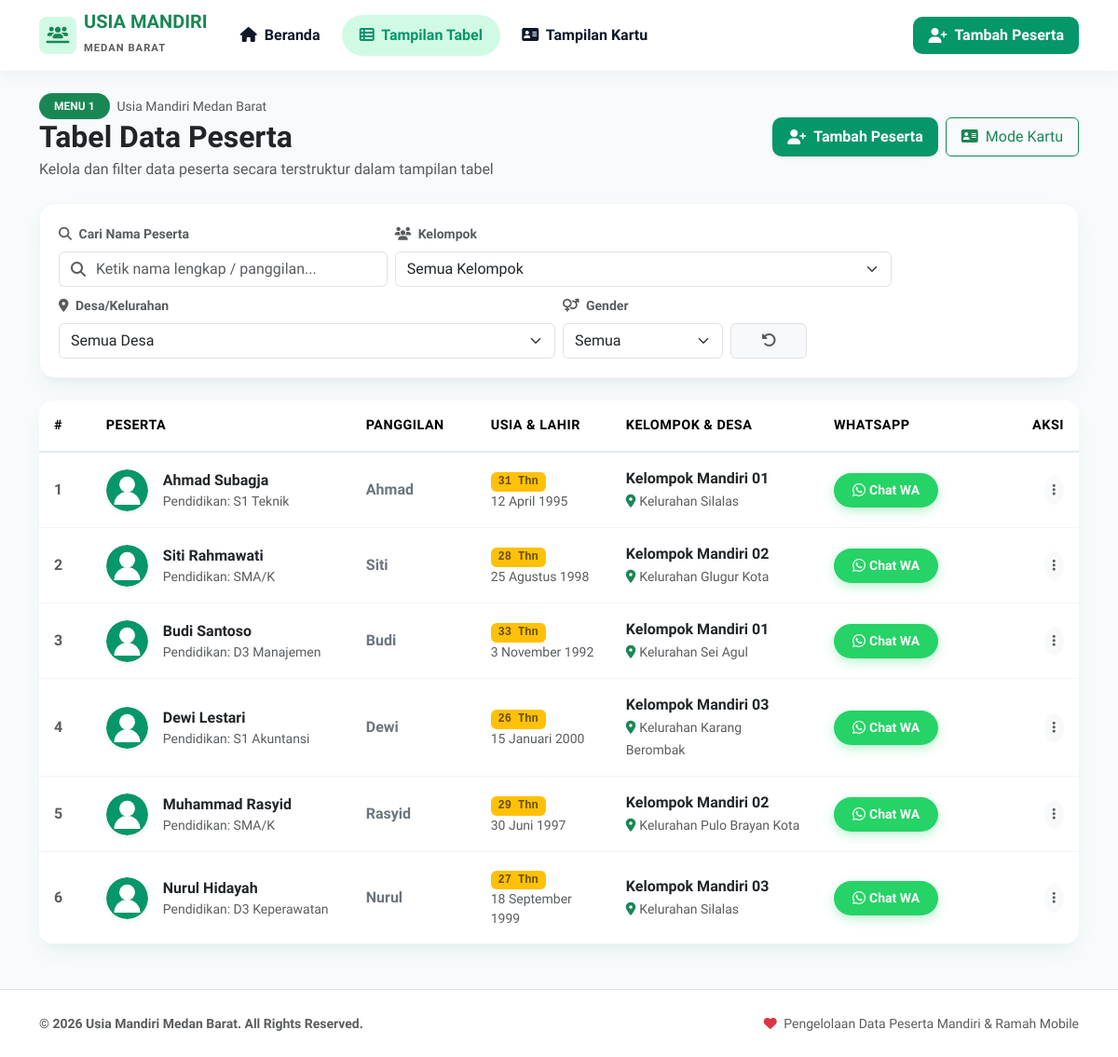
The page /tabel_peserta.php on the database its author committed.
### tables this page shows
CREATE TABLE `tb_peserta` (
  `id` INT(11) NOT NULL AUTO_INCREMENT,
  `nama_lengkap` VARCHAR(100) NOT NULL,
  `nama_panggilan` VARCHAR(50) NOT NULL,
  `tanggal_lahir` DATE NOT NULL,
  `usia` INT(3) NOT NULL,
  `no_wa` VARCHAR(20) NOT NULL,
  `kelompok` VARCHAR(50) NOT NULL,
  `desa` VARCHAR(50) NOT NULL,
  `jenis_kelamin` ENUM('Laki-laki','Perempuan') NOT NULL,
  `pendidikan_terakhir` VARCHAR(50) DEFAULT 'SMA/K',
  `foto` VARCHAR(255) DEFAULT 'default-avatar.png',
  `created_at` TIMESTAMP DEFAULT CURRENT_TIMESTAMP,
  PRIMARY KEY (`id`)
);

### config/koneksi.php (called while the page is built, shortened)
<?php
function format_wa_url($nomor, $nama = '') {
    $clean_no = preg_replace('/[^0-9]/', '', $nomor);
    if (substr($clean_no, 0, 1) === '0') {
        $clean_no = '62' . substr($clean_no, 1);
    }
    $pesan = urlencode("Halo " . $nama . ", saya menghubungi dari Pengelola Program Usia Mandiri Medan Barat.");
    return "https://wa.me/" . $clean_no . "?text=" . $pesan;
}
function format_tanggal_indo($tanggal) {
    $bulan_indo = [
        1 => 'Januari', 'Februari', 'Maret', 'April', 'Mei', 'Juni',
        'Juli', 'Agustus', 'September', 'Oktober', 'November', 'Desember'
    ];
    $split = explode('-', $tanggal);
    return (int)$split[2] . ' ' . $bulan_indo[(int)$split[1]] . ' ' . $split[0];
}

### tabel_peserta.php (the view, shortened to what this page needs)
<?php
require_once __DIR__ . '/includes/header.php';
require_once __DIR__ . '/includes/navbar.php';
$peserta_list = [];
if (isset($pdo)) {
    try {
        $stmt = $pdo->query("SELECT * FROM tb_peserta ORDER BY created_at DESC");
        $peserta_list = $stmt->fetchAll();
    } catch (PDOException $e) {
        $db_error = $e->getMessage();
    }
}
?>
<div class="container my-4">
    <div class="d-flex flex-column flex-md-row align-items-md-center justify-content-between mb-4 gap-3">
        <div>
            <div class="d-flex align-items-center gap-2">
                <span class="badge bg-success px-3 py-2 rounded-pill">MENU 1</span>
                <span class="text-muted small">Usia Mandiri Medan Barat</span>
            </div>
            <h2 class="fw-bold text-dark mb-1">Tabel Data Peserta</h2>
            <p class="text-muted mb-0">Kelola dan filter data peserta secara terstruktur dalam tampilan tabel</p>
        </div>
        <div class="d-flex gap-2">
            <a href="form_tambah.php" class="btn btn-primary-green px-3 py-2 shadow-sm d-flex align-items-center gap-2">
                <i class="fas fa-user-plus"></i>
                <span>Tambah Peserta</span>
            </a>
            <a href="kartu_peserta.php" class="btn btn-outline-success px-3 py-2">
                <i class="fas fa-address-card me-1"></i> Mode Kartu
            </a>
        </div>
    </div>
    <div class="filter-box">
        <div class="row g-2 align-items-end">
            <div class="col-12 col-md-4">
                <label class="form-label small fw-bold text-muted"><i class="fas fa-search me-1"></i> Cari Nama Peserta</label>
                <div class="input-group">
                    <span class="input-group-text bg-white border-end-0 text-muted"><i class="fas fa-search"></i></span>
                    <input type="text" id="filter_search" class="form-control border-start-0 ps-0" placeholder="Ketik nama lengkap / panggilan...">
                </div>
            </div>
            <div class="col-6 col-md-2-5">
                <label class="form-label small fw-bold text-muted"><i class="fas fa-users me-1"></i> Kelompok</label>
                <select id="filter_kelompok" class="form-select">
                    <option value="">Semua Kelompok</option>
                </select>
            </div>
            <div class="col-6 col-md-2-5">
                <label class="form-label small fw-bold text-muted"><i class="fas fa-map-marker-alt me-1"></i> Desa/Kelurahan</label>
                <select id="filter_desa" class="form-select">
                    <option value="">Semua Desa</option>
                </select>
            </div>
            <div class="col-6 col-md-2">
                <label class="form-label small fw-bold text-muted"><i class="fas fa-venus-mars me-1"></i> Gender</label>
                <select id="filter_gender" class="form-select">
                    <option value="">Semua</option>
                </select>
            </div>
            <div class="col-6 col-md-1 text-end">
                <button type="button" id="btn_reset_filter" class="btn btn-light w-100 border text-muted" title="Reset Filter">
                    <i class="fas fa-rotate-left"></i>
                </button>
            </div>
        </div>
    </div>
    <div class="table-responsive custom-table mb-4">
        <table class="table table-hover align-middle mb-0">
            <thead>
                <tr>
                    <th style="width: 5%;">#</th>
                    <th style="width: 25%;">Peserta</th>
                    <th style="width: 12%;">Panggilan</th>
                    <th style="width: 13%;">Usia & Lahir</th>
                    <th style="width: 20%;">Kelompok & Desa</th>
                    <th style="width: 15%;">WhatsApp</th>
                    <th style="width: 10%;" class="text-end">Aksi</th>
                </tr>
            </thead>
            <tbody id="peserta_table_body">
                <?php if (!empty($peserta_list)): ?>
                    <?php $no = 1; foreach ($peserta_list as $p):
                        $foto_path = (!empty($p['foto']) && file_exists(__DIR__ . '/uploads/peserta/' . $p['foto']))
                            ? 'uploads/peserta/' . $p['foto']
                            : 'assets/images/default-avatar.svg';
                    ?>
                        <tr class="item-peserta-row"
                            data-nama="<?= htmlspecialchars($p['nama_lengkap'] . ' ' . $p['nama_panggilan']) ?>"
                            data-kelompok="<?= htmlspecialchars($p['kelompok']) ?>"
                            data-desa="<?= htmlspecialchars($p['desa']) ?>"
                            data-gender="<?= htmlspecialchars($p['jenis_kelamin']) ?>">
                            <td class="fw-bold text-muted"><?= $no++ ?></td>
                            <td>
                                <div class="d-flex align-items-center gap-3">
                                    <img src="<?= $foto_path ?>" alt="Foto" class="rounded-circle shadow-sm" style="width: 45px; height: 45px; object-fit: cover;">
                                    <div>
                                        <div class="fw-bold text-dark"><?= htmlspecialchars($p['nama_lengkap']) ?></div>
                                        <small class="text-muted d-block fs-8">Pendidikan: <?= htmlspecialchars($p['pendidikan_terakhir']) ?></small>
                                    </div>
                                </div>
                            </td>
                            <td class="fw-semibold text-secondary">
                                <?= htmlspecialchars($p['nama_panggilan']) ?>
                            </td>
                            <td>
                                <span class="badge bg-warning bg-opacity-20 text-warning-emphasis text-dark font-monospace fw-bold me-1">
                                    <?= (int)$p['usia'] ?> Thn
                                </span>
                                <small class="text-muted d-block fs-8"><?= format_tanggal_indo($p['tanggal_lahir']) ?></small>
                            </td>
                            <td>
                                <div class="fw-semibold text-dark fs-7"><?= htmlspecialchars($p['kelompok']) ?></div>
                                <small class="text-muted"><i class="fas fa-location-dot text-success me-1"></i><?= htmlspecialchars($p['desa']) ?></small>
                            </td>
                            <td>
                                <a href="<?= format_wa_url($p['no_wa'], $p['nama_panggilan']) ?>" target="_blank" class="btn btn-whatsapp btn-sm d-inline-flex align-items-center gap-1">
                                    <i class="fab fa-whatsapp fs-6"></i>
                                    <span>Chat WA</span>
                                </a>
                            </td>
                            <td class="text-end">
                                <div class="dropdown">
                                    <button class="btn btn-light btn-sm rounded-circle" type="button" data-bs-toggle="dropdown" aria-expanded="false">
                                        <i class="fas fa-ellipsis-v text-muted"></i>
                                    </button>
                                </div>
                            </td>
                        </tr>
                    <?php endforeach; ?>
                <?php endif; ?>
            </tbody>
        </table>
    </div>
</div>
<?php require_once __DIR__ . '/includes/footer.php'; ?>

### assets/css/style.css (style rules this page uses)
:root { --primary-green: #059669; --primary-green-hover: #047857; --light-green: #d1fae5; --accent-yellow: #f59e0b; --accent-yellow-light: #fef3c7; --accent-yellow-hover: #d97706; --dark-text: #0f172a; --muted-text: #64748b; --bg-body: #f8fafc; --card-bg: #ffffff; --card-shadow: 0 10px 25px -5px rgba(5, 150, 105, 0.08), 0 8px 10px -6px rgba(0, 0, 0, 0.04); --hover-shadow: 0 20px 25px -5px rgba(5, 150, 105, 0.15), 0 10px 10px -5px rgba(0, 0, 0, 0.04); --border-radius-xl: 1.25rem; --border-radius-lg: 1rem; }
body { font-family: 'Plus Jakarta Sans', -apple-system, BlinkMacSystemFont, "Segoe UI", Roboto, sans-serif; background-color: var(--bg-body); color: var(--dark-text); min-height: 100vh; display: flex; flex-direction: column; }
.btn-whatsapp { background-color: #25d366; color: #ffffff; font-weight: 700; border: none; border-radius: 50rem; padding: 0.5rem 1.25rem; box-shadow: 0 4px 12px rgba(37, 211, 102, 0.3); transition: all 0.2s ease; }
.btn-primary-green { background-color: var(--primary-green); color: #ffffff; font-weight: 700; border: none; border-radius: 10px; transition: all 0.2s ease; }
.custom-table { border-radius: var(--border-radius-lg); overflow: hidden; box-shadow: var(--card-shadow); background: #ffffff; }
.custom-table thead { background-color: #f1f5f9; color: var(--dark-text); font-weight: 700; }
.custom-table th { border-bottom: 2px solid #e2e8f0; padding: 1rem; font-size: 0.9rem; text-transform: uppercase; letter-spacing: 0.5px; }
.custom-table td { padding: 1rem; vertical-align: middle; border-bottom: 1px solid #f1f5f9; }
.filter-box { background: #ffffff; border-radius: var(--border-radius-lg); padding: 1.25rem; box-shadow: var(--card-shadow); border: 1px solid #f1f5f9; margin-bottom: 1.5rem; }

### rows shown on the page
tb_peserta: nama_lengkap "Ahmad Subagja", pendidikan_terakhir "S1 Teknik", nama_panggilan "Ahmad", usia "31", tanggal_lahir "12 April 1995", kelompok "Kelompok Mandiri 01", desa "Kelurahan Silalas"
tb_peserta: nama_lengkap "Siti Rahmawati", pendidikan_terakhir "SMA/K", nama_panggilan "Siti", usia "28", tanggal_lahir "25 Agustus 1998", kelompok "Kelompok Mandiri 02", desa "Kelurahan Glugur Kota"
tb_peserta: nama_lengkap "Budi Santoso", pendidikan_terakhir "D3 Manajemen", nama_panggilan "Budi", usia "33", tanggal_lahir "3 November 1992", kelompok "Kelompok Mandiri 01", desa "Kelurahan Sei Agul"
tb_peserta: nama_lengkap "Dewi Lestari", pendidikan_terakhir "S1 Akuntansi", nama_panggilan "Dewi", usia "26", tanggal_lahir "15 Januari 2000", kelompok "Kelompok Mandiri 03", desa "Kelurahan Karang Berombak"
tb_peserta: nama_lengkap "Muhammad Rasyid", pendidikan_terakhir "SMA/K", nama_panggilan "Rasyid", usia "29", tanggal_lahir "30 Juni 1997", kelompok "Kelompok Mandiri 02", desa "Kelurahan Pulo Brayan Kota"
tb_peserta: nama_lengkap "Nurul Hidayah", pendidikan_terakhir "D3 Keperawatan", nama_panggilan "Nurul", usia "27", tanggal_lahir "18 September 1999", kelompok "Kelompok Mandiri 03", desa "Kelurahan Silalas"
